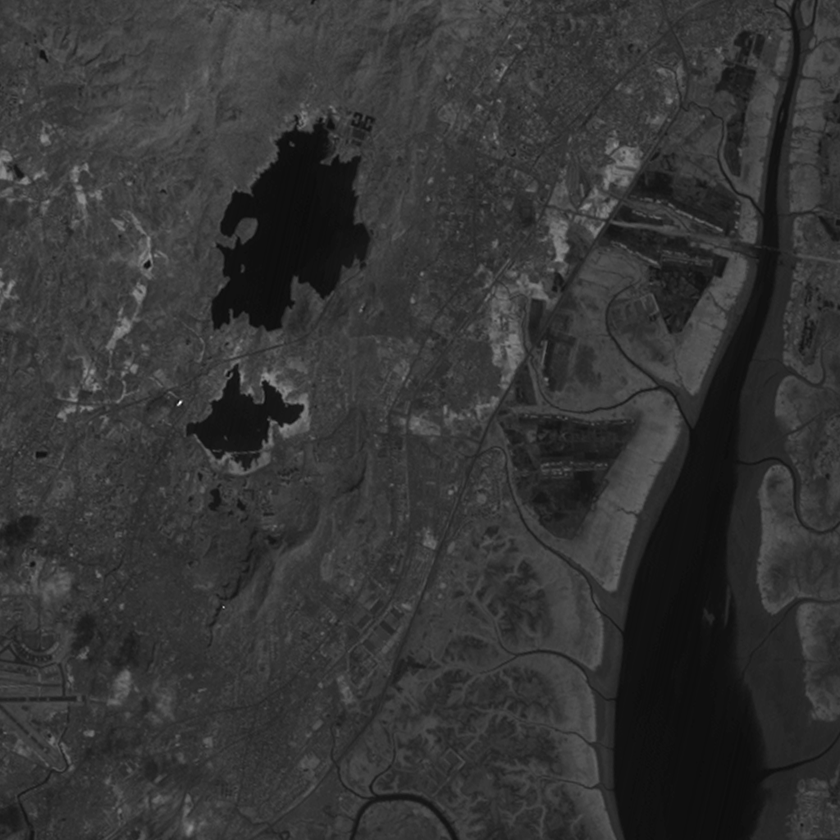
#> input picture RED BAND.tif, 840 x 840 px, shrunk from 1024 x 1024 before the run, found by its file name
$ python merge.py
#> lines starting #> are read from the running program, lines starting #| are printed output that depends on the picture
# import required modules
from PIL import Image

# load the band images
red = Image.open("RED BAND.TIF").convert('L')
blue = Image.open("BLUE BAND.TIF").convert('L')
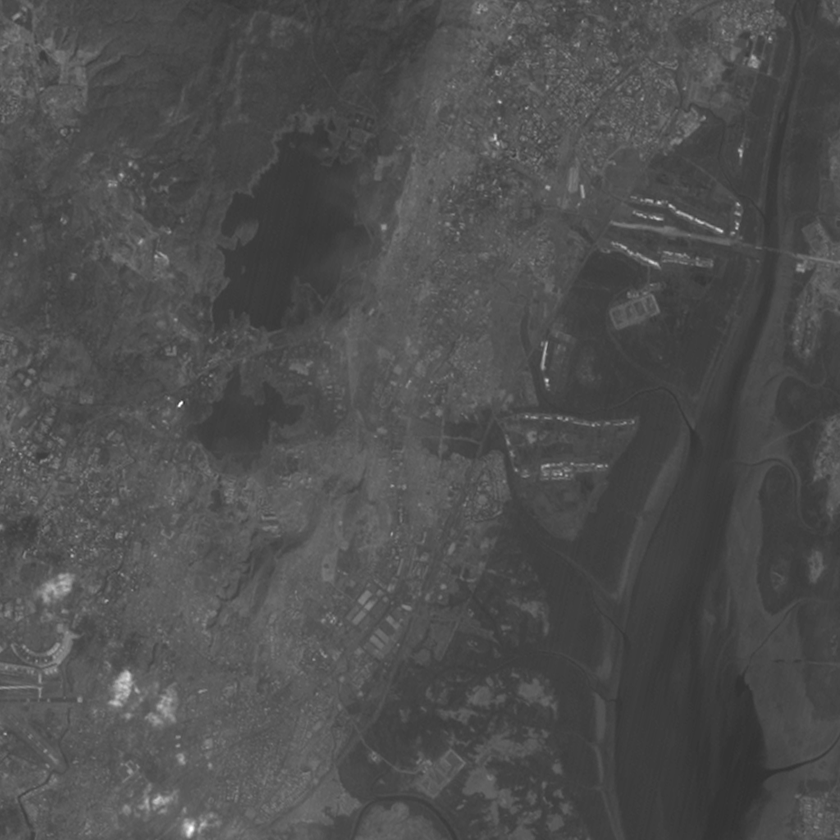
#> input picture BLUE BAND.tif, 840 x 840 px, shrunk from 1024 x 1024 before the run, found by its file name
green = Image.open("GREEN BAND.TIF").convert('L')
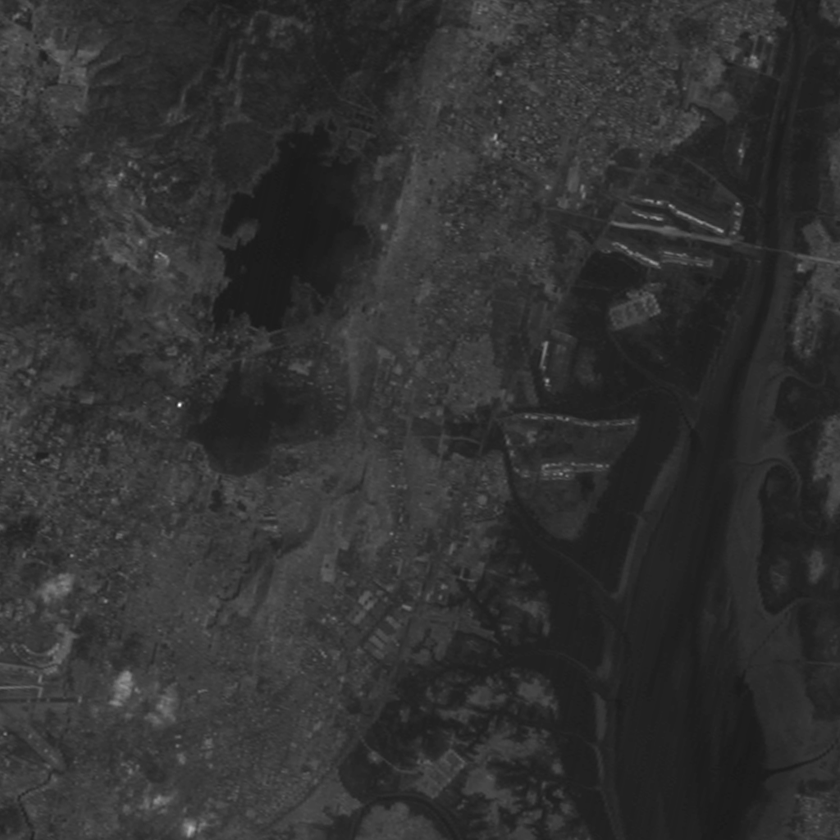
#> input picture GREEN BAND.tif, 840 x 840 px, shrunk from 1024 x 1024 before the run, found by its file name
infrared = Image.open("INFRARED BAND.TIF").convert('L')
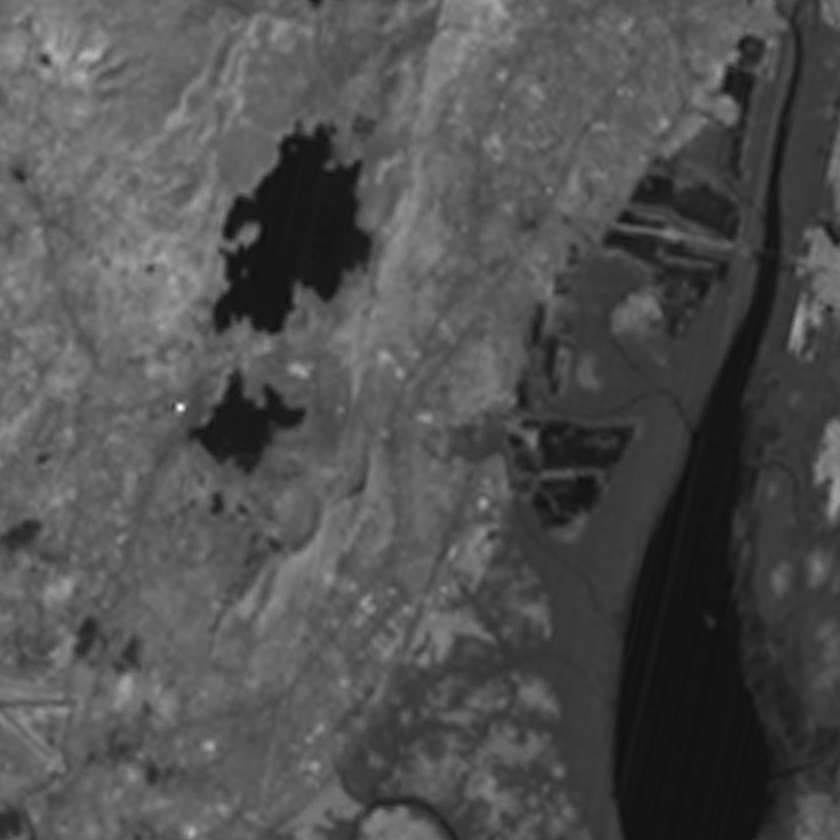
#> input picture INFRARED BAND.tif, 840 x 840 px, shrunk from 1024 x 1024 before the run, found by its file name

# save different band combinations as RGB images
Image.merge("RGB", (infrared, green, blue)).save("IGB.TIF")
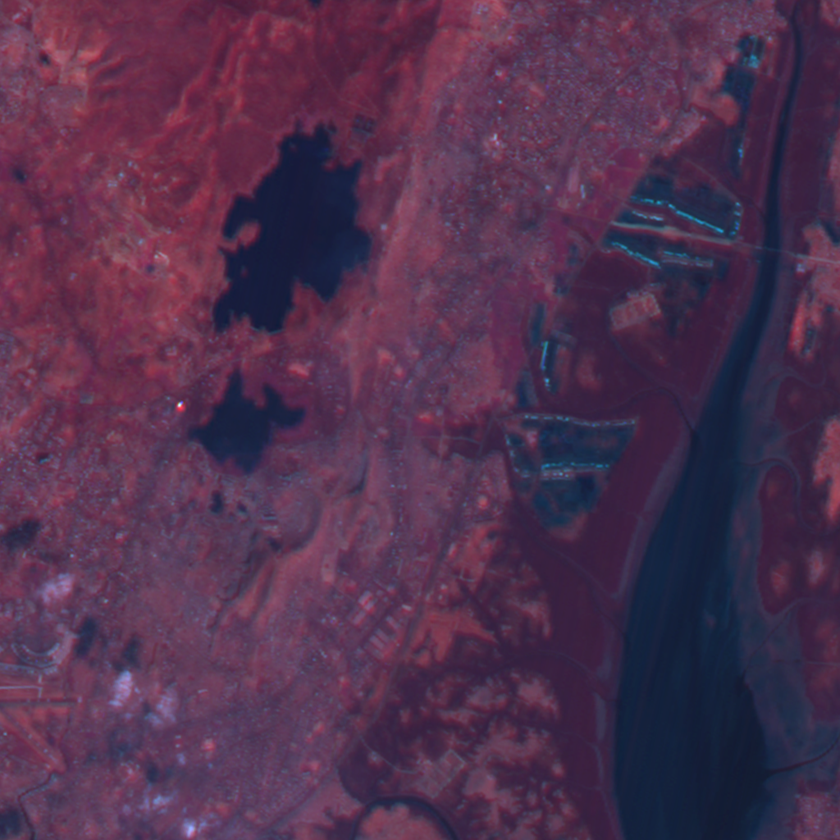
#> saved as IGB.TIF: PIL image 840x840 RGB; mean R, G, B 80.3, 49.5, 78.6
Image.merge("RGB", (red, infrared, blue)).save("RIB.TIF")
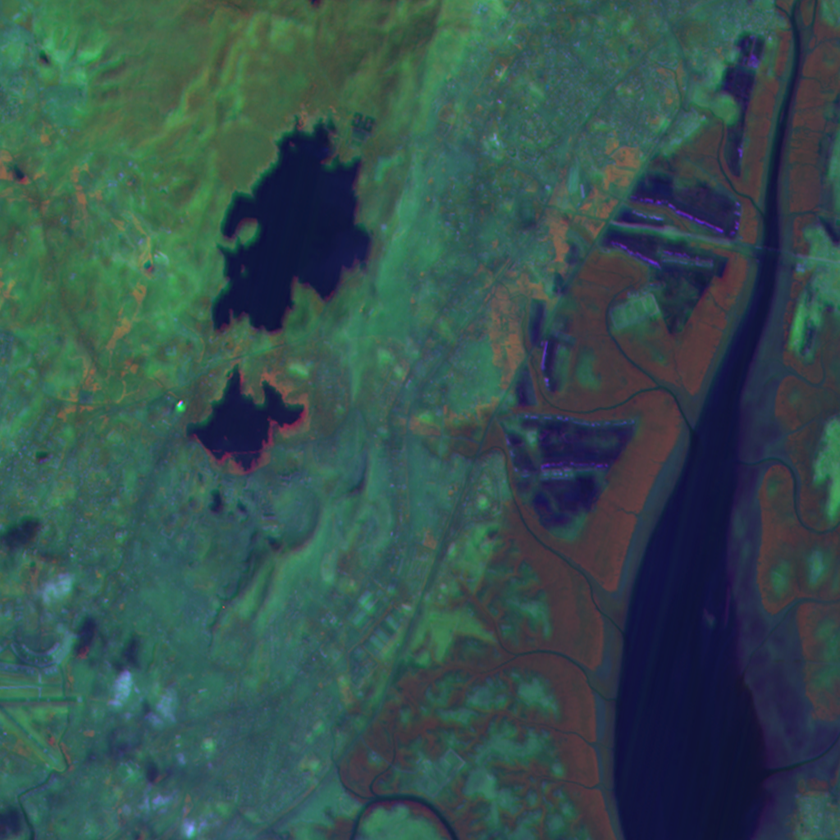
#> saved as RIB.TIF: PIL image 840x840 RGB; mean R, G, B 52.9, 80.3, 78.6
Image.merge("RGB", (green, red, infrared)).save("GRI.TIF")
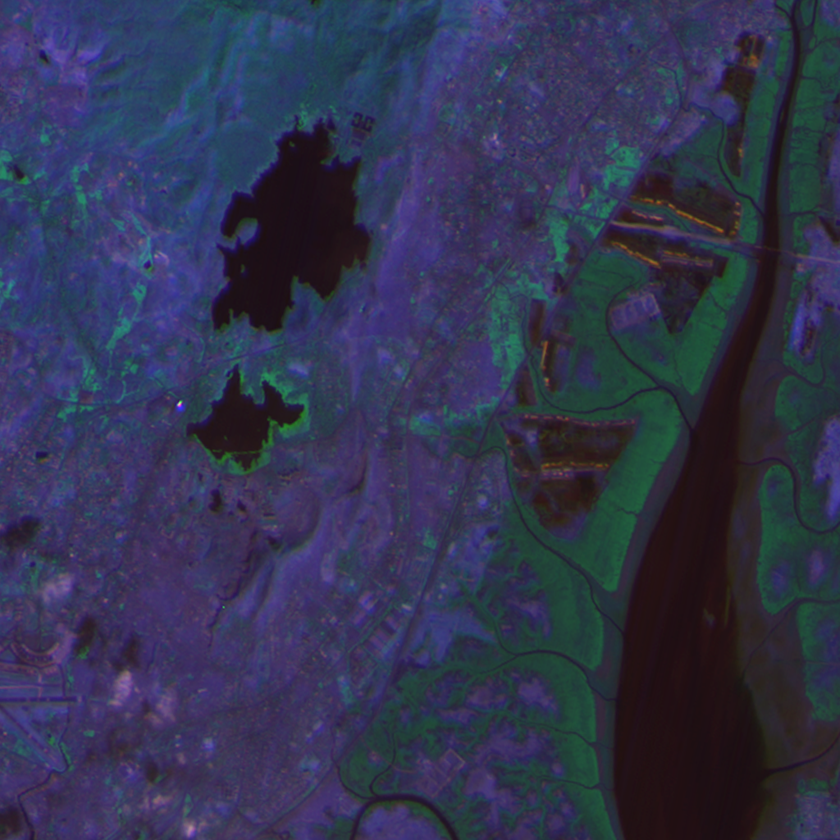
#> saved as GRI.TIF: PIL image 840x840 RGB; mean R, G, B 49.5, 52.9, 80.3
